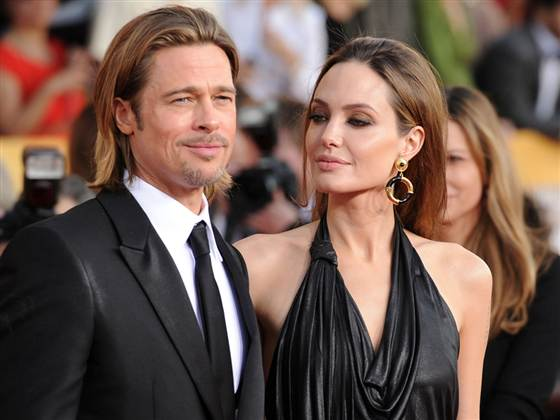
#> input picture images/brad.jpg, 560 x 420 px, found by its file name
$ python histogram.py
#> lines starting #> are read from the running program, lines starting #| are printed output that depends on the picture
import matplotlib.pyplot as plt
import numpy as np
import matplotlib
import cv2 as cv
import itertools

matplotlib.use('TKAgg')

def calc_histogram_vector(img):
    count_vector = np.zeros(256)
    for idr, row in enumerate(img):
        for idc, column in enumerate(row):
            count_vector[img[idr][idc]] += 1
    return np.array([0, 255]), np.array(count_vector)

def split_histogram(histogram_vector, bins):
    splits = np.array_split(histogram_vector, bins)
    indexes = np.array_split(np.arange(len(histogram_vector)),bins)
    histogram = map(np.sum, splits)
    indexes = map(lambda x: [x[0], x[-1]], indexes)
    return np.array(list(indexes)), np.array(list(histogram))

def normalize_histogram(histogram):
    return histogram / np.sum(histogram)

def min_max_scaler(vec):
    # Este método pega os elementos de um vetor qualquer,
    # e os transforma para a escala de (0, 255).
    vec = 255 * (vec - vec.min()) / (vec.max() - vec.min())
    return  vec.astype('uint8')

def make_axis_y_from_x(histogram, indexes, range_values):
    axis = np.zeros(range_values.shape)
    for idi, index in enumerate(indexes):
        if index[0] == index[1]:
            index[1] += 1
        axis[index[0]: index[1] + 1] = histogram[idi]
    return axis

def cumulative_sum_histogram(hist):
    # Este método efetua a soma cumulativa de uma lista qualquer,
    # atribuindo a cada elemento (i), a soma dos seus antecessores
    # com ele mesmo
    return np.array(list(itertools.accumulate(hist, lambda p, q: p + q)))

def compute_cumulative(img, bins):
    indexes, histogram = calc_histogram_vector(img)
    indexes, histogram = split_histogram(histogram, bins)
    histogram = make_axis_y_from_x(histogram, indexes, np.arange(256))
    cum_sum = cumulative_sum_histogram(histogram)
    scaled = min_max_scaler(cum_sum)
    return scaled

def equalize_hist(img, bins):
    flatten = np.asarray(img).flatten()
    scaled = compute_cumulative(img, bins)
    equalized = scaled[flatten]
    return np.reshape(equalized, img.shape)

def transfer_histogram(origo, terminum):
    transfer_function = compute_cumulative(origo, 255)
    flatten = np.asarray(terminum).flatten()
    transfered = transfer_function[flatten]
    return np.reshape(transfered, terminum.shape)

if __name__ == '__main__':
    image = cv.imread('images/brad.jpg', 0)
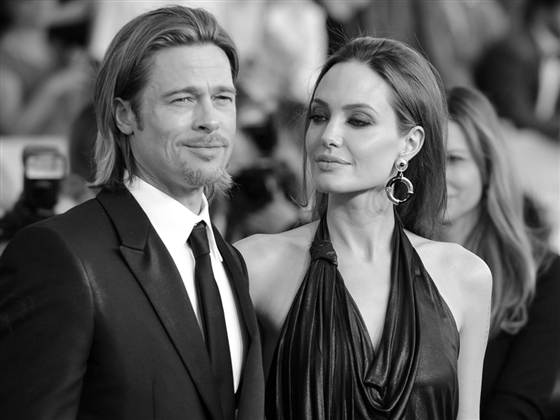
#> image: shape (420, 560); min 0, max 255, mean 93.3
    indexes, histogram = calc_histogram_vector(image)
#> after the loop in calc_histogram_vector, `for idr, row in enumerate(img):`: count_vector = 256 values, max 2628 at index 23, min 49 at index 233, mean 918.8
#> indexes = [0, 255]; histogram has the same summary as count_vector in calc_histogram_vector
    histogram = normalize_histogram(histogram)
#> histogram = 256 values, max 0.0112 at index 23, min 0.000208 at index 233, mean 0.00391
    indexes, histogram = split_histogram(histogram, 20)
#> in split_histogram, `splits = np.array_split(histogram_vector, bins)`: splits = 20 items
#> indexes = 20 rows, first 8: [0, 12], [13, 25], [26, 38], [39, 51], [52, 64], [65, 77], [78, 90], [91, 103]; histogram = 20 values, max 0.127 at index 1, min 0.00398 at index 18, mean 0.05
    equalized = equalize_hist(image, 20)
#> in compute_cumulative, `indexes, histogram = calc_histogram_vector(img)`: indexes = [0, 255]; histogram has the same summary as count_vector in calc_histogram_vector
#> in compute_cumulative, `indexes, histogram = split_histogram(histogram, bins)`: indexes = 20 rows, first 8: [0, 12], [13, 25], [26, 38], [39, 51], [52, 64], [65, 77], [78, 90], [91, 103]; histogram = 20 values, max 29793 at index 1, min 937 at index 18, mean 11760
#> the loop in make_axis_y_from_x, `for idi, index in enumerate(indexes):` made 20 passes
#> after the loop in make_axis_y_from_x, `for idi, index in enumerate(indexes):`: axis = 256 values, max 29793 at index 13, min 937 at index 232, mean 11882.8
#> in compute_cumulative, `histogram = make_axis_y_from_x(histogram, indexes, np.arange(256))`: histogram has the same summary as axis in make_axis_y_from_x
#> in compute_cumulative, `cum_sum = cumulative_sum_histogram(histogram)`: cum_sum = 256 values from 12017 to 3041996
#> in min_max_scaler, `vec = 255 * (vec - vec.min()) / (vec.max() - vec.min())`: vec = 256 values from 0 to 255
#> in equalize_hist, `return np.reshape(equalized, img.shape)`:
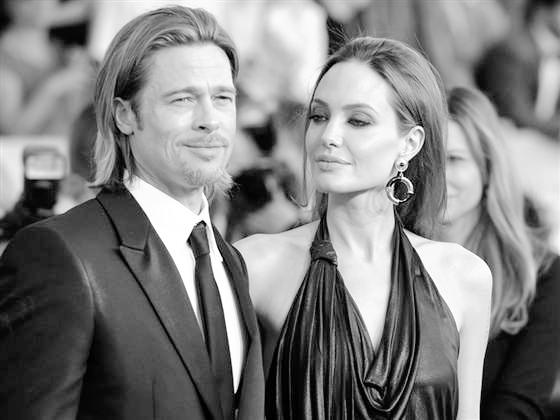
#> returned value: shape (420, 560); min 0, max 255, mean 127.8
    fig, ax = plt.subplots(1, 2)
    ax[0].imshow(image, cmap='gray')
    ax[1].imshow(equalized, cmap='gray')
    plt.show()
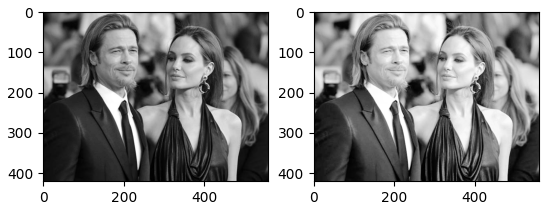
#> figure drawn by matplotlib, 2 panels

$ run again, with images/origo.jpg copied over images/brad.jpg
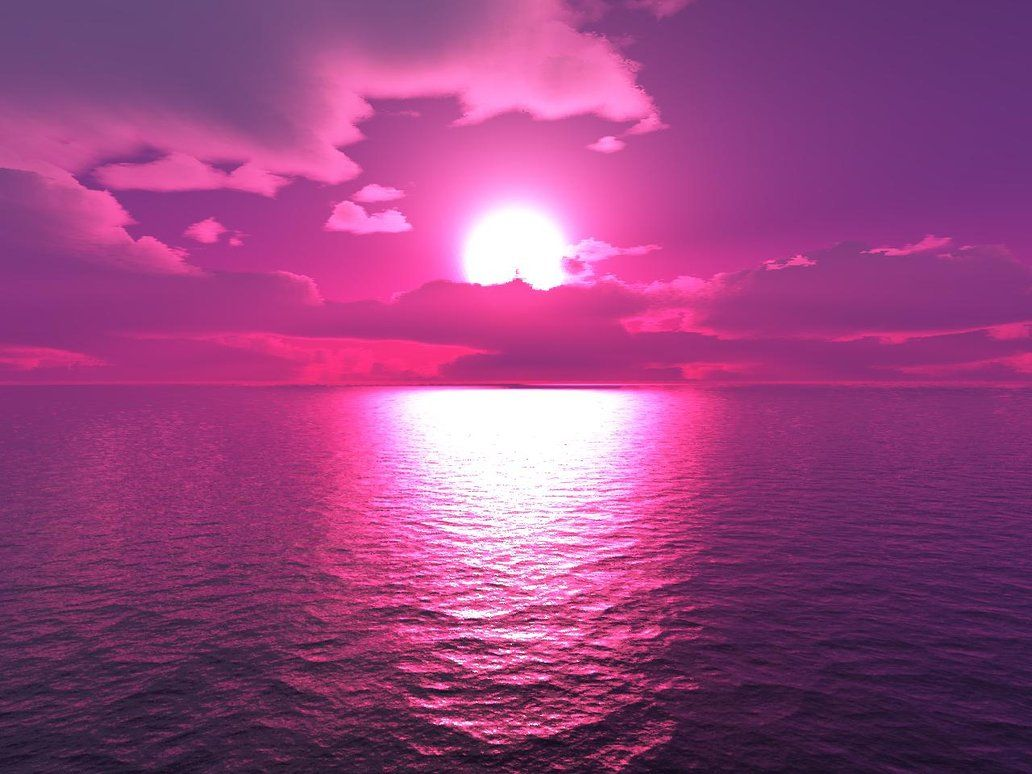
#> input picture images/origo.jpg, 1032 x 774 px, found by its file name
#> `image = cv.imread('images/brad.jpg', 0)`:
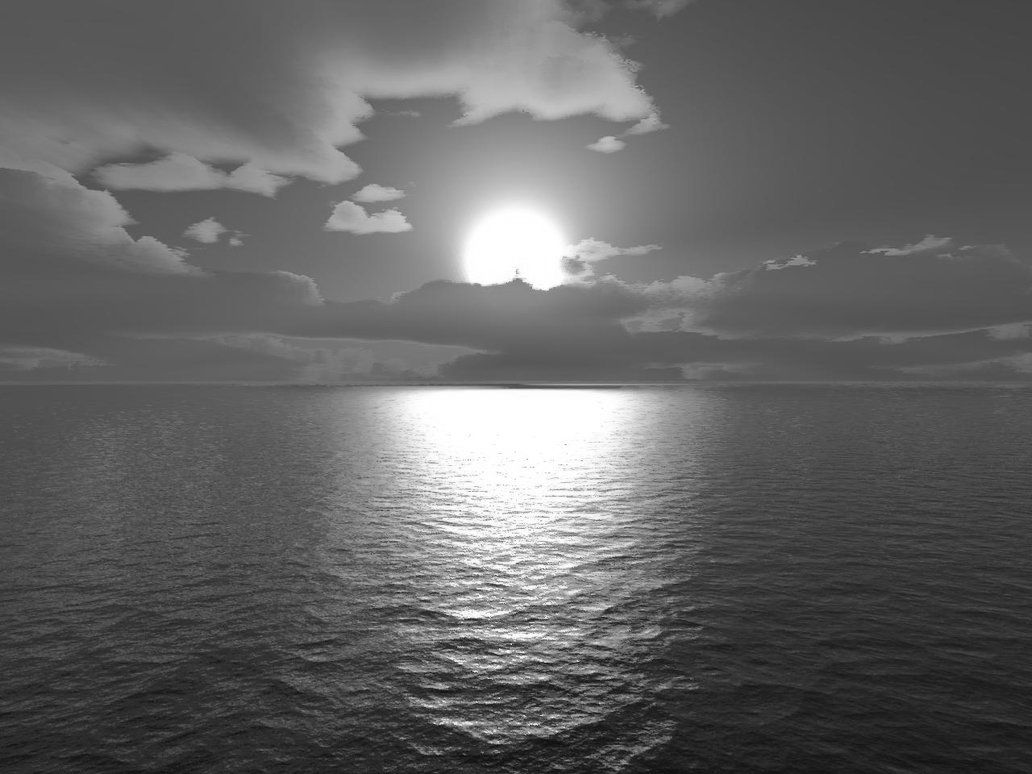
#> image: shape (774, 1032); min 4, max 255, mean 100.1
#> after the loop in calc_histogram_vector, `for idr, row in enumerate(img):`: count_vector = 256 values, max 18302 at index 88, min 0 at index 0, mean 3120.2
#> `indexes, histogram = calc_histogram_vector(image)`: indexes = [0, 255]; histogram has the same summary as count_vector in calc_histogram_vector
#> `histogram = normalize_histogram(histogram)`: histogram = 256 values, max 0.0229 at index 88, min 0 at index 0, mean 0.00391
#> splits = 20 items
#> `indexes, histogram = split_histogram(histogram, 20)`: indexes = 20 rows, first 8: [0, 12], [13, 25], [26, 38], [39, 51], [52, 64], [65, 77], [78, 90], [91, 103]; histogram = 20 values, max 0.213 at index 6, min 5.13e-05 at index 0, mean 0.05
#> in compute_cumulative, `indexes, histogram = calc_histogram_vector(img)`: indexes = [0, 255]; histogram has the same summary as count_vector in calc_histogram_vector
#> in compute_cumulative, `indexes, histogram = split_histogram(histogram, bins)`: indexes = 20 rows, first 8: [0, 12], [13, 25], [26, 38], [39, 51], [52, 64], [65, 77], [78, 90], [91, 103]; histogram = 20 values, max 169801 at index 6, min 41 at index 0, mean 39938.4
#> the loop in make_axis_y_from_x, `for idi, index in enumerate(indexes):` made 20 passes
#> after the loop in make_axis_y_from_x, `for idi, index in enumerate(indexes):`: axis = 256 values, max 169801 at index 78, min 41 at index 0, mean 40404.1
#> in compute_cumulative, `histogram = make_axis_y_from_x(histogram, indexes, np.arange(256))`: histogram has the same summary as axis in make_axis_y_from_x
#> cum_sum = 256 values from 41 to 10343438
#> vec = 256 values from 0 to 255
#> `plt.show()`:
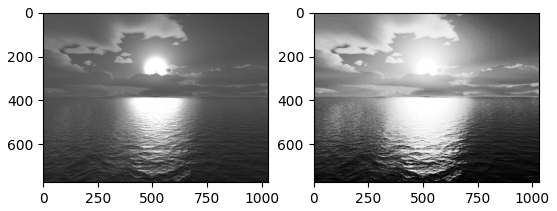
#> figure drawn by matplotlib, 2 panels

$ run again, with images/test.jpg copied over images/brad.jpg
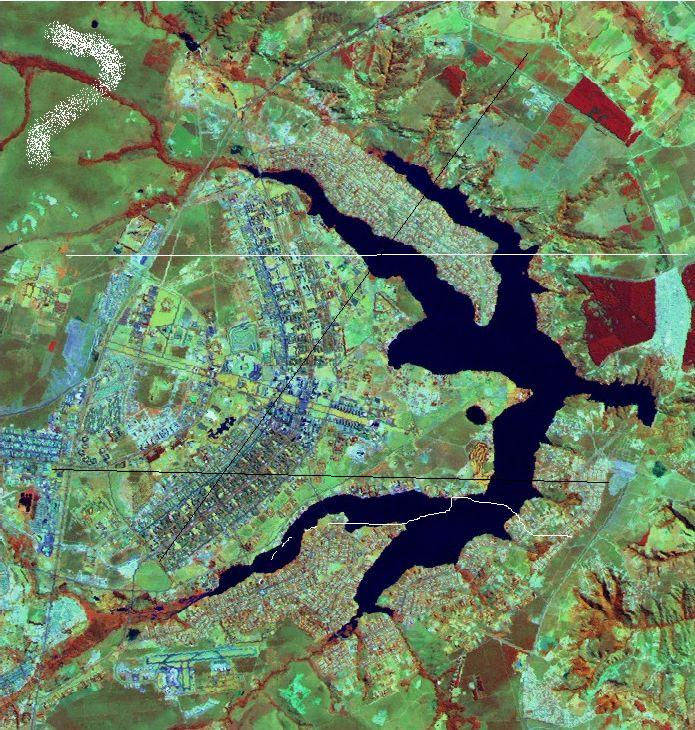
#> input picture images/test.jpg, 695 x 730 px, found by its file name
#> `image = cv.imread('images/brad.jpg', 0)`:
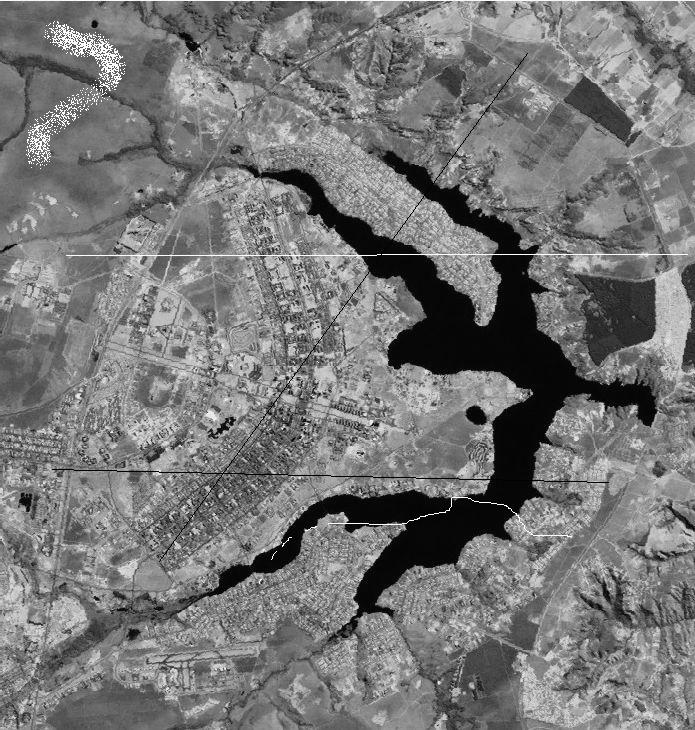
#> image: shape (730, 695); min 0, max 255, mean 118.8
#> after the loop in calc_histogram_vector, `for idr, row in enumerate(img):`: count_vector = 256 values, max 11208 at index 7, min 30 at index 233, mean 1981.8
#> `indexes, histogram = calc_histogram_vector(image)`: indexes = [0, 255]; histogram has the same summary as count_vector in calc_histogram_vector
#> `histogram = normalize_histogram(histogram)`: histogram = 256 values, max 0.0221 at index 7, min 5.91e-05 at index 233, mean 0.00391
#> splits = 20 items
#> `indexes, histogram = split_histogram(histogram, 20)`: indexes = 20 rows, first 8: [0, 12], [13, 25], [26, 38], [39, 51], [52, 64], [65, 77], [78, 90], [91, 103]; histogram = 20 values, max 0.131 at index 9, min 0.00121 at index 18, mean 0.05
#> in compute_cumulative, `indexes, histogram = calc_histogram_vector(img)`: indexes = [0, 255]; histogram has the same summary as count_vector in calc_histogram_vector
#> in compute_cumulative, `indexes, histogram = split_histogram(histogram, bins)`: indexes = 20 rows, first 8: [0, 12], [13, 25], [26, 38], [39, 51], [52, 64], [65, 77], [78, 90], [91, 103]; histogram = 20 values, max 66241 at index 9, min 612 at index 18, mean 25367.5
#> the loop in make_axis_y_from_x, `for idi, index in enumerate(indexes):` made 20 passes
#> after the loop in make_axis_y_from_x, `for idi, index in enumerate(indexes):`: axis = 256 values, max 66241 at index 117, min 612 at index 232, mean 25730.1
#> in compute_cumulative, `histogram = make_axis_y_from_x(histogram, indexes, np.arange(256))`: histogram has the same summary as axis in make_axis_y_from_x
#> cum_sum = 256 values from 37657 to 6586913
#> vec = 256 values from 0 to 255
#> `plt.show()`:
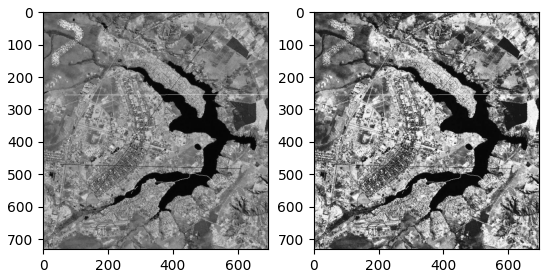
#> figure drawn by matplotlib, 2 panels
